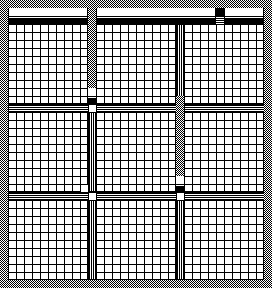

The image is a tile-based game level rendered from a .tmx file. Its description and source (layers, tilesets, objects; grid data summarised) follow:
An orthogonal 34x36 tile map with 8x8 px tiles, 3 tile layers (bg, mid, fg).

<map version="1.8" tiledversion="1.8.2" orientation="orthogonal" renderorder="right-down" width="34" height="36" tilewidth="8" tileheight="8" infinite="0" nextlayerid="5" nextobjectid="1">
 <editorsettings>
  <export target="../lua/level_08.lua" format="lua" />
 </editorsettings>
 <tileset firstgid="1" source="../tileset.tsx" />
 <layer id="1" name="bg" width="34" height="36">
  <data>[1224 cells, 1005 non-empty, 11 distinct tile ids]</data>
 </layer>
 <layer id="2" name="mid" width="34" height="36">
  <data>[1224 cells, 65 non-empty, 7 distinct tile ids]</data>
 </layer>
 <layer id="3" name="fg" width="34" height="36">
  <data>[1224 cells, 156 non-empty, 1 distinct tile ids]</data>
 </layer>
</map>
